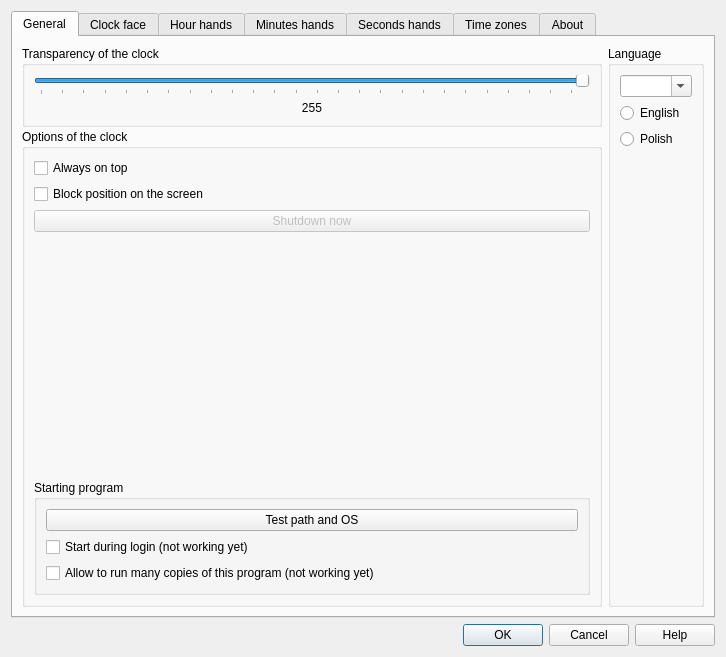
<?xml version="1.0" encoding="UTF-8"?>
<ui version="4.0">
 <class>Topcje_dlg</class>
 <widget class="QDialog" name="Topcje_dlg">
  <property name="geometry">
   <rect>
    <x>0</x>
    <y>0</y>
    <width>726</width>
    <height>657</height>
   </rect>
  </property>
  <property name="windowTitle">
   <string>Options</string>
  </property>
  <property name="locale">
   <locale language="English" country="UnitedStates"/>
  </property>
  <layout class="QGridLayout" name="gridLayout">
   <item row="0" column="0">
    <widget class="QTabWidget" name="tabWidget">
     <property name="tabPosition">
      <enum>QTabWidget::TabPosition::North</enum>
     </property>
     <property name="currentIndex">
      <number>0</number>
     </property>
     <widget class="QWidget" name="tab">
      <attribute name="title">
       <string>General</string>
      </attribute>
      <layout class="QHBoxLayout" name="horizontalLayout">
       <item>
        <layout class="QVBoxLayout" name="verticalLayout_8">
         <property name="spacing">
          <number>2</number>
         </property>
         <item>
          <widget class="QGroupBox" name="groupBox">
           <property name="title">
            <string>Transparency of the clock  </string>
           </property>
           <property name="checkable">
            <bool>false</bool>
           </property>
           <layout class="QVBoxLayout" name="verticalLayout_7">
            <item>
             <widget class="QSlider" name="horizontalSlider_przezroczystosc">
              <property name="maximum">
               <number>255</number>
              </property>
              <property name="pageStep">
               <number>50</number>
              </property>
              <property name="value">
               <number>255</number>
              </property>
              <property name="orientation">
               <enum>Qt::Orientation::Horizontal</enum>
              </property>
              <property name="invertedControls">
               <bool>true</bool>
              </property>
              <property name="tickPosition">
               <enum>QSlider::TickPosition::TicksBelow</enum>
              </property>
              <property name="tickInterval">
               <number>10</number>
              </property>
             </widget>
            </item>
            <item>
             <widget class="QLabel" name="label_transparency">
              <property name="text">
               <string>255</string>
              </property>
              <property name="alignment">
               <set>Qt::AlignmentFlag::AlignCenter</set>
              </property>
             </widget>
            </item>
           </layout>
          </widget>
         </item>
         <item>
          <widget class="QGroupBox" name="groupBox_3">
           <property name="title">
            <string>Options of the clock</string>
           </property>
           <layout class="QVBoxLayout" name="verticalLayout_6">
            <item>
             <widget class="QCheckBox" name="checkBox_na_wierzchu">
              <property name="text">
               <string>Always on top</string>
              </property>
             </widget>
            </item>
            <item>
             <widget class="QCheckBox" name="checkBox_blokuj_pozycje_na_ekranie">
              <property name="text">
               <string>Block position on the screen</string>
              </property>
             </widget>
            </item>
            <item>
             <widget class="QPushButton" name="pushButton_shutdown">
              <property name="enabled">
               <bool>false</bool>
              </property>
              <property name="text">
               <string>Shutdown now</string>
              </property>
             </widget>
            </item>
            <item>
             <spacer name="verticalSpacer_2">
              <property name="orientation">
               <enum>Qt::Orientation::Vertical</enum>
              </property>
              <property name="sizeHint" stdset="0">
               <size>
                <width>20</width>
                <height>40</height>
               </size>
              </property>
             </spacer>
            </item>
            <item>
             <widget class="QGroupBox" name="groupBox__uruchom_z_Linuxem">
              <property name="title">
               <string>Starting program</string>
              </property>
              <layout class="QVBoxLayout" name="verticalLayout_3">
               <item>
                <widget class="QPushButton" name="pushButton_sciezka">
                 <property name="text">
                  <string>Test path and OS</string>
                 </property>
                </widget>
               </item>
               <item>
                <widget class="QCheckBox" name="checkBox_uruchom_przy_logowaniu">
                 <property name="text">
                  <string>Start during login (not working yet)</string>
                 </property>
                </widget>
               </item>
               <item>
                <widget class="QCheckBox" name="checkBox_kilka_kopii">
                 <property name="text">
                  <string>Allow to run many copies of this program (not working yet)</string>
                 </property>
                </widget>
               </item>
              </layout>
             </widget>
            </item>
           </layout>
          </widget>
         </item>
        </layout>
       </item>
       <item>
        <layout class="QVBoxLayout" name="verticalLayout_4" stretch="0">
         <property name="spacing">
          <number>20</number>
         </property>
         <item>
          <widget class="QGroupBox" name="groupBox_4">
           <property name="title">
            <string>Language</string>
           </property>
           <layout class="QVBoxLayout" name="verticalLayout_2">
            <item>
             <widget class="QComboBox" name="comboBox_language">
              <property name="editable">
               <bool>true</bool>
              </property>
             </widget>
            </item>
            <item>
             <widget class="QRadioButton" name="radioButton_english">
              <property name="text">
               <string>English</string>
              </property>
             </widget>
            </item>
            <item>
             <widget class="QRadioButton" name="radioButton_polish">
              <property name="text">
               <string>Polish</string>
              </property>
             </widget>
            </item>
            <item>
             <spacer name="verticalSpacer_3">
              <property name="orientation">
               <enum>Qt::Orientation::Vertical</enum>
              </property>
              <property name="sizeHint" stdset="0">
               <size>
                <width>20</width>
                <height>40</height>
               </size>
              </property>
             </spacer>
            </item>
           </layout>
          </widget>
         </item>
        </layout>
       </item>
      </layout>
     </widget>
     <widget class="QWidget" name="tab_3">
      <attribute name="title">
       <string>Clock face</string>
      </attribute>
      <layout class="QGridLayout" name="gridLayout_2">
       <item row="0" column="0">
        <widget class="QLabel" name="label">
         <property name="text">
          <string>Click on a clock-face name to try</string>
         </property>
        </widget>
       </item>
       <item row="0" column="1" rowspan="3">
        <layout class="QVBoxLayout" name="verticalLayout_13">
         <item>
          <widget class="QGroupBox" name="groupBox_2">
           <property name="title">
            <string>Show</string>
           </property>
           <layout class="QVBoxLayout" name="verticalLayout_14">
            <item>
             <widget class="QCheckBox" name="checkBox_dzien_tygodnia">
              <property name="text">
               <string>weekday</string>
              </property>
             </widget>
            </item>
            <item>
             <widget class="QCheckBox" name="checkBox_display_date">
              <property name="text">
               <string>data</string>
              </property>
             </widget>
            </item>
            <item>
             <widget class="QCheckBox" name="checkBox_dispaly_sekundnik">
              <property name="text">
               <string>hand of seconds</string>
              </property>
             </widget>
            </item>
            <item>
             <spacer name="verticalSpacer_6">
              <property name="orientation">
               <enum>Qt::Orientation::Vertical</enum>
              </property>
              <property name="sizeHint" stdset="0">
               <size>
                <width>20</width>
                <height>40</height>
               </size>
              </property>
             </spacer>
            </item>
           </layout>
          </widget>
         </item>
         <item>
          <widget class="QCheckBox" name="checkBox_favourites">
           <property name="text">
            <string>Set preferred clock-hands for this clock face</string>
           </property>
           <property name="icon">
            <iconset theme="pencil.png">
             <normalon>:/new/prefix1/content/pencil.png</normalon>
            </iconset>
           </property>
          </widget>
         </item>
         <item>
          <spacer name="verticalSpacer_7">
           <property name="orientation">
            <enum>Qt::Orientation::Vertical</enum>
           </property>
           <property name="sizeHint" stdset="0">
            <size>
             <width>20</width>
             <height>40</height>
            </size>
           </property>
          </spacer>
         </item>
         <item>
          <widget class="QGroupBox" name="groupBox_preferences">
           <property name="title">
            <string>Preferences about clock hands</string>
           </property>
           <property name="checkable">
            <bool>false</bool>
           </property>
           <layout class="QVBoxLayout" name="verticalLayout_12">
            <item>
             <widget class="QLabel" name="label_fav_info">
              <property name="text">
               <string>TextLabel</string>
              </property>
             </widget>
            </item>
            <item>
             <widget class="QPushButton" name="pushButton_assign_preferred_hands">
              <property name="text">
               <string>Assign current hands as preferred ones</string>
              </property>
              <property name="icon">
               <iconset>
                <normalon>:/new/prefix1/content/pencil.png</normalon>
               </iconset>
              </property>
              <property name="iconSize">
               <size>
                <width>25</width>
                <height>25</height>
               </size>
              </property>
             </widget>
            </item>
            <item>
             <widget class="QPushButton" name="pushButton_return_favourite">
              <property name="text">
               <string>Restore preferred hands</string>
              </property>
             </widget>
            </item>
            <item>
             <widget class="QPushButton" name="pushButton_delete_preference">
              <property name="text">
               <string>Delete assignment</string>
              </property>
             </widget>
            </item>
            <item>
             <spacer name="verticalSpacer_8">
              <property name="orientation">
               <enum>Qt::Orientation::Vertical</enum>
              </property>
              <property name="sizeHint" stdset="0">
               <size>
                <width>20</width>
                <height>40</height>
               </size>
              </property>
             </spacer>
            </item>
            <item>
             <widget class="QLabel" name="label_inf_czy_fabryczne">
              <property name="styleSheet">
               <string notr="true">color: rgb(0, 0, 127);</string>
              </property>
              <property name="text">
               <string>&lt;html&gt;&lt;head/&gt;&lt;body&gt;&lt;p&gt;&lt;span style=&quot; color:#001fea;&quot;&gt;You can return to the factory settings&lt;br/&gt;&lt;/span&gt;&lt;/p&gt;&lt;/body&gt;&lt;/html&gt;</string>
              </property>
              <property name="textFormat">
               <enum>Qt::TextFormat::RichText</enum>
              </property>
             </widget>
            </item>
            <item>
             <widget class="QPushButton" name="pushButton_reset_to_factory">
              <property name="text">
               <string>Restore  factory hands</string>
              </property>
             </widget>
            </item>
           </layout>
          </widget>
         </item>
         <item>
          <spacer name="verticalSpacer_5">
           <property name="orientation">
            <enum>Qt::Orientation::Vertical</enum>
           </property>
           <property name="sizeHint" stdset="0">
            <size>
             <width>20</width>
             <height>40</height>
            </size>
           </property>
          </spacer>
         </item>
         <item>
          <widget class="QGroupBox" name="groupBox_5">
           <property name="maximumSize">
            <size>
             <width>16777215</width>
             <height>5555</height>
            </size>
           </property>
           <property name="title">
            <string>Resize clock</string>
           </property>
           <layout class="QVBoxLayout" name="verticalLayout">
            <item>
             <widget class="QSlider" name="horizontalSlider_zoom">
              <property name="maximum">
               <number>300</number>
              </property>
              <property name="singleStep">
               <number>25</number>
              </property>
              <property name="pageStep">
               <number>25</number>
              </property>
              <property name="sliderPosition">
               <number>100</number>
              </property>
              <property name="orientation">
               <enum>Qt::Orientation::Horizontal</enum>
              </property>
              <property name="tickPosition">
               <enum>QSlider::TickPosition::TicksBelow</enum>
              </property>
              <property name="tickInterval">
               <number>50</number>
              </property>
             </widget>
            </item>
            <item>
             <widget class="QLabel" name="label_zoom">
              <property name="text">
               <string>procent</string>
              </property>
              <property name="alignment">
               <set>Qt::AlignmentFlag::AlignCenter</set>
              </property>
             </widget>
            </item>
            <item>
             <widget class="QCheckBox" name="checkBox_zoom">
              <property name="text">
               <string>zoom enabled</string>
              </property>
             </widget>
            </item>
           </layout>
          </widget>
         </item>
        </layout>
       </item>
       <item row="1" column="0">
        <widget class="QTableWidget" name="tableWidget_cyferblaty">
         <property name="editTriggers">
          <set>QAbstractItemView::EditTrigger::NoEditTriggers</set>
         </property>
        </widget>
       </item>
       <item row="2" column="0">
        <spacer name="horizontalSpacer">
         <property name="orientation">
          <enum>Qt::Orientation::Horizontal</enum>
         </property>
         <property name="sizeHint" stdset="0">
          <size>
           <width>318</width>
           <height>20</height>
          </size>
         </property>
        </spacer>
       </item>
      </layout>
     </widget>
     <widget class="QWidget" name="tab_2">
      <attribute name="title">
       <string>Hour hands</string>
      </attribute>
      <layout class="QVBoxLayout" name="verticalLayout_9">
       <item>
        <widget class="QGroupBox" name="groupBox_8">
         <property name="title">
          <string>Choose a prefered style    </string>
         </property>
         <layout class="QHBoxLayout" name="horizontalLayout_4" stretch="5,4,1">
          <item>
           <widget class="QRadioButton" name="radioButton_hours_hand_bitmap_type">
            <property name="text">
             <string>bitmap-type hours' hand</string>
            </property>
           </widget>
          </item>
          <item>
           <widget class="QRadioButton" name="radioButton_hours_hand_vector_type">
            <property name="text">
             <string>vector-type hours' hand</string>
            </property>
           </widget>
          </item>
          <item>
           <widget class="QSpinBox" name="spinBox_nr_wsk_wektorowej_godz">
            <property name="maximum">
             <number>2</number>
            </property>
            <property name="value">
             <number>1</number>
            </property>
           </widget>
          </item>
         </layout>
        </widget>
       </item>
       <item>
        <widget class="QLabel" name="label_3">
         <property name="text">
          <string>Click on a clock's-hand to try</string>
         </property>
        </widget>
       </item>
       <item>
        <widget class="QTableWidget" name="tableWidget_wsk_godzinowe">
         <property name="iconSize">
          <size>
           <width>150</width>
           <height>150</height>
          </size>
         </property>
         <attribute name="horizontalHeaderVisible">
          <bool>false</bool>
         </attribute>
        </widget>
       </item>
      </layout>
     </widget>
     <widget class="QWidget" name="tab_5">
      <attribute name="title">
       <string>Minutes hands</string>
      </attribute>
      <layout class="QVBoxLayout" name="verticalLayout_17">
       <item>
        <widget class="QGroupBox" name="groupBox_7">
         <property name="title">
          <string>Choose a prefered style    </string>
         </property>
         <layout class="QHBoxLayout" name="horizontalLayout_3">
          <item>
           <widget class="QRadioButton" name="radioButton_minutes_hand_bitmap_type">
            <property name="text">
             <string>bitmap-type minutes' hand</string>
            </property>
           </widget>
          </item>
          <item>
           <widget class="QRadioButton" name="radioButton_minutes_hand_vector_type">
            <property name="text">
             <string>vector-type minutes' hand</string>
            </property>
           </widget>
          </item>
          <item>
           <widget class="QSpinBox" name="spinBox_nr_wsk_wektorowej_min">
            <property name="maximum">
             <number>2</number>
            </property>
           </widget>
          </item>
         </layout>
        </widget>
       </item>
       <item>
        <widget class="QLabel" name="label_2">
         <property name="text">
          <string>Click on a clock's-hand to try</string>
         </property>
        </widget>
       </item>
       <item>
        <widget class="QTableWidget" name="tableWidget_wsk_minutowe">
         <property name="iconSize">
          <size>
           <width>150</width>
           <height>150</height>
          </size>
         </property>
         <attribute name="horizontalHeaderVisible">
          <bool>false</bool>
         </attribute>
        </widget>
       </item>
      </layout>
     </widget>
     <widget class="QWidget" name="tab_6">
      <attribute name="title">
       <string>Seconds hands</string>
      </attribute>
      <layout class="QVBoxLayout" name="verticalLayout_5">
       <item>
        <widget class="QGroupBox" name="groupBox_9">
         <property name="title">
          <string>Choose a prefered style     </string>
         </property>
         <layout class="QHBoxLayout" name="horizontalLayout_5">
          <item>
           <widget class="QRadioButton" name="radioButton_sec_bitmap_type">
            <property name="text">
             <string>bitmap-type seconds' hand</string>
            </property>
           </widget>
          </item>
          <item>
           <widget class="QRadioButton" name="radioButton_sec_vector_type">
            <property name="text">
             <string>vector-type seconds' hand</string>
            </property>
           </widget>
          </item>
          <item>
           <widget class="QSpinBox" name="spinBox_nr_wsk_wektorowej_sek">
            <property name="maximum">
             <number>2</number>
            </property>
           </widget>
          </item>
         </layout>
        </widget>
       </item>
       <item>
        <widget class="QLabel" name="label_4">
         <property name="text">
          <string>Click on a clock's-hand to try</string>
         </property>
        </widget>
       </item>
       <item>
        <widget class="QTableWidget" name="tableWidget_wsk_sekundowe">
         <property name="iconSize">
          <size>
           <width>150</width>
           <height>150</height>
          </size>
         </property>
         <attribute name="horizontalHeaderVisible">
          <bool>false</bool>
         </attribute>
        </widget>
       </item>
      </layout>
     </widget>
     <widget class="QWidget" name="tab_4">
      <attribute name="title">
       <string>Time zones</string>
      </attribute>
      <layout class="QVBoxLayout" name="verticalLayout_16" stretch="1,0,1,1,8">
       <item>
        <spacer name="verticalSpacer_4">
         <property name="orientation">
          <enum>Qt::Orientation::Vertical</enum>
         </property>
         <property name="sizeHint" stdset="0">
          <size>
           <width>20</width>
           <height>40</height>
          </size>
         </property>
        </spacer>
       </item>
       <item>
        <widget class="QCheckBox" name="checkBox_AM_PM">
         <property name="text">
          <string>Show AM or PM text   (useful for different  time zones)</string>
         </property>
        </widget>
       </item>
       <item>
        <widget class="QLabel" name="label_godzina_w_strefie">
         <property name="text">
          <string>Choose a time zone from the list below</string>
         </property>
        </widget>
       </item>
       <item>
        <widget class="QComboBox" name="comboBox_timezone">
         <property name="maxVisibleItems">
          <number>40</number>
         </property>
        </widget>
       </item>
       <item>
        <spacer name="verticalSpacer">
         <property name="orientation">
          <enum>Qt::Orientation::Vertical</enum>
         </property>
         <property name="sizeHint" stdset="0">
          <size>
           <width>20</width>
           <height>40</height>
          </size>
         </property>
        </spacer>
       </item>
      </layout>
     </widget>
     <widget class="QWidget" name="tab_7">
      <attribute name="title">
       <string>About</string>
      </attribute>
      <layout class="QGridLayout" name="gridLayout_3">
       <item row="0" column="0">
        <widget class="QLabel" name="label_5">
         <property name="text">
          <string>&lt;html&gt;&lt;head/&gt;&lt;body&gt;&lt;p align=&quot;center&quot;&gt;&lt;span style=&quot; font-size:12pt;&quot;&gt;This freeware clock-reminder program &lt;br/&gt;is made specially for LINUX users &lt;br/&gt;by &lt;br/&gt;Jerzy Grębosz &lt;br/&gt;and &lt;br/&gt;Krzysztof Grębosz&lt;/span&gt;&lt;/p&gt;&lt;p&gt;&lt;span style=&quot; font-size:12pt;&quot;&gt;&lt;br/&gt;&lt;/span&gt;&lt;/p&gt;&lt;p&gt;&lt;span style=&quot; font-size:12pt;&quot;&gt;We were inspired by a famous Windows program: ClocX&lt;br/&gt;written by Ing. Bohdan Rylko&lt;/span&gt;&lt;/p&gt;&lt;p&gt;&lt;span style=&quot; font-size:12pt;&quot;&gt;&lt;br/&gt;In this clock-reminder program you can choose some clock-faces designed by us, &lt;br/&gt;some other - which we found in internet public domain.&lt;br/&gt;&lt;br/&gt;However, there are also some pictures of clocks made by world-famous producers. &lt;br/&gt;&lt;/span&gt;&lt;span style=&quot; font-size:12pt; color:#d89000;&quot;&gt;We dared to &amp;quot;quote&amp;quot; them in this freeware program, &lt;br/&gt;because we are really impressed by their excusive beauty.&lt;br/&gt;We would be very proud if you also admire their work so much, &lt;br/&gt;that some day you will buy a real clock of these producers.&lt;/span&gt;&lt;/p&gt;&lt;/body&gt;&lt;/html&gt;</string>
         </property>
         <property name="alignment">
          <set>Qt::AlignmentFlag::AlignCenter</set>
         </property>
        </widget>
       </item>
      </layout>
     </widget>
    </widget>
   </item>
   <item row="1" column="0">
    <widget class="QDialogButtonBox" name="buttonBox">
     <property name="orientation">
      <enum>Qt::Orientation::Horizontal</enum>
     </property>
     <property name="standardButtons">
      <set>QDialogButtonBox::StandardButton::Cancel|QDialogButtonBox::StandardButton::Help|QDialogButtonBox::StandardButton::Ok</set>
     </property>
    </widget>
   </item>
  </layout>
 </widget>
 <resources/>
 <connections>
  <connection>
   <sender>buttonBox</sender>
   <signal>accepted()</signal>
   <receiver>Topcje_dlg</receiver>
   <slot>accept()</slot>
   <hints>
    <hint type="sourcelabel">
     <x>257</x>
     <y>584</y>
    </hint>
    <hint type="destinationlabel">
     <x>157</x>
     <y>274</y>
    </hint>
   </hints>
  </connection>
  <connection>
   <sender>buttonBox</sender>
   <signal>rejected()</signal>
   <receiver>Topcje_dlg</receiver>
   <slot>reject()</slot>
   <hints>
    <hint type="sourcelabel">
     <x>325</x>
     <y>584</y>
    </hint>
    <hint type="destinationlabel">
     <x>286</x>
     <y>274</y>
    </hint>
   </hints>
  </connection>
 </connections>
</ui>
